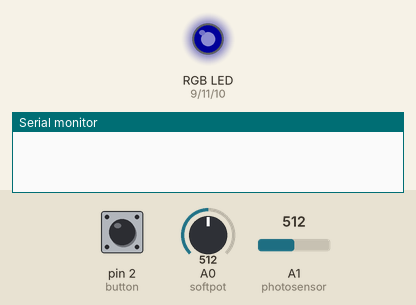
This sketch was run on a simulated Arduino Uno, built with avr-gcc and run on an emulated ATmega328P. Parts: an RGB LED mixed from three pins (HIGH = lit), the last lines printed to the serial monitor. Inputs (shaded band) come from the test bench; at power-on: A0 (softpot) = 512, pin 2 (button) LOW, A1 (photosensor) = 512. Dim RGB values are drawn brighter than linear.

Above: at 1.2 s.
1.3 s: A0 (softpot) set to 716
At 1.8 s:
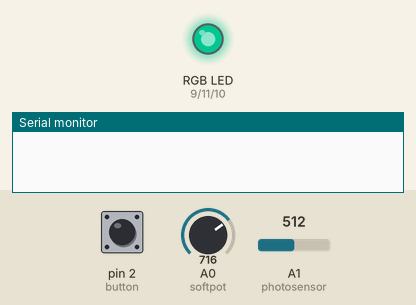
2.8 s: pin 2 (button) pulled HIGH for 0.15 s
At 3.7 s:
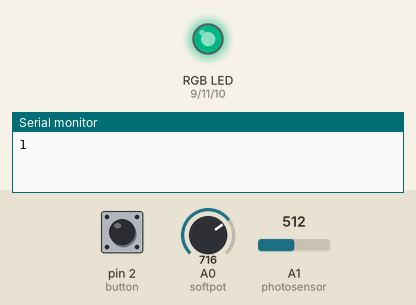
4.4 s: A0 (softpot) set to 511
At 5.4 s:
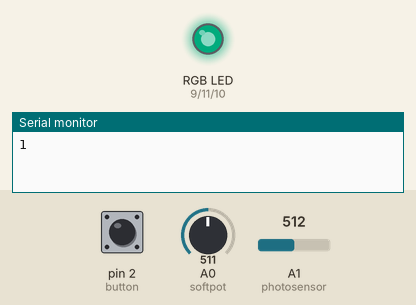
5.9 s: A0 (softpot) set to 0
At 6.5 s:
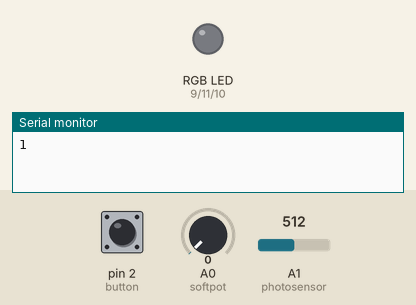
Timing chart, 0 to 8.4 s (numbered marks = the images above; inputs shaded):
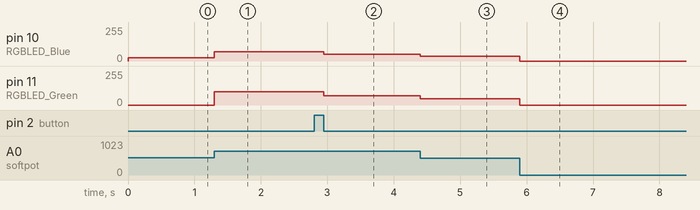

The sketch:

lavalamp.ino
```cpp
// Lava lamp code for HCI (COS 436/ELE 469)

/*
  There are 4 effective LEDs in the circuit controlled by the Arduino
  Uno. One is an RGB LED, one is 2 red LEDs in series, one is a green
  LED, and one is a blue LED. We have created a mapping to control how
  each LED turns on with the softpot.

  Each LED X has 3 associated variables. First, the variable X is the
  number of the pin that will provide the PWM to control the light
  levels from the Arduino. Variable XLO is the value below which the
  LED is off and above which the LED has some current passing through
  it. Variable XHI is the value above which the LED is at maximum
  brightness and below which its brightness is not maximal.
*/

/*
  The RGB LED has three cathodes and a common anode. Each cathode
  corresponds to a color in the LED and is independently
  controllable.
*/

int range = 300;

int RGBLED_Red = 9;
int RGB_R_mid = 100;

int RGBLED_Blue = 10;
int RGB_B_mid = 500;

int RGBLED_Green = 11;
int RGB_G_mid = 900;

int softpot = A0;
int photosensor = A1;
int button = 2;
int color = 0;

int rgb_r, rgb_g, rgb_b;

// brightness ranges from 0 to 1
double brightness = 1.0;

// mode is:
//   0: set color
//   1: set brightness
int mode = 0;

// psthreshold is the least amount of light needed to activate the lights
int psthreshold = 850;

// state variable is:
//    0: off
//    1: on
int state = 1;

int getBrightness(double mid, double cur) {
  int t1 = abs(mid - cur);
  int t2 = abs(mid - (cur - 1024));
  int t3 = abs(mid - (cur + 1024));

  int test1 = min(t1, t2);
  int minimum = min(test1, t3);

  if (minimum > range) return 0.0;

  return 255 * (range - minimum) / range;
}

void setVals(int cur) {
  if (state == 1) {
    rgb_r = getBrightness(RGB_R_mid, cur);
    rgb_g = getBrightness(RGB_G_mid, cur);
    rgb_b = getBrightness(RGB_B_mid, cur);
  }

  writeToLED();
}

void setBrightness(double cur) {
  if (state == 1)
    brightness = cur / 1024;

  writeToLED();
}

void writeToLED() {
  analogWrite(RGBLED_Red, rgb_r * brightness * state);
  analogWrite(RGBLED_Blue, rgb_b * brightness * state);
  analogWrite(RGBLED_Green, rgb_g * brightness * state);
}

void toggleMode() {
  mode = (mode + 1) % 5;
}

void setup() {
  pinMode(RGBLED_Red, OUTPUT);
  pinMode(RGBLED_Blue, OUTPUT);
  pinMode(RGBLED_Green, OUTPUT);
  pinMode(button, INPUT);

  Serial.begin(9600);
}

void loop() {
  // Check to see if there is light in the room using the
  // photoresistor. If so, set the output to 0. Otherwise, use the
  // softpot.
  int current_light = analogRead(photosensor);
  int current_soft = analogRead(softpot);
  int button_state = digitalRead(button);
  /*
  Serial.print(current_light);
  Serial.print("\t");
  Serial.print(current_soft);
  Serial.print("\n");
  */
  if (button_state == HIGH) {
    while (digitalRead(button) == HIGH);
    toggleMode();
    Serial.print(mode);
    Serial.print("\n");
  }

  /*
  //Disable/reenable when lights are on/off
  if (current_light > psthreshold)
    state = 1;
  else
    //state = 0;
    state = 1;
    */

  if (mode == 0) {
    setVals(current_soft);
  } else if (mode == 1) {
    setBrightness(current_soft);
  } else if (mode == 3) {
    color = (color + 1) % 1024;
    setVals((int)color);
  } else if (mode == 4) {
    color = (color + 1) % 2048;
    Serial.print(color);
    Serial.print("\n");
    setVals(color/2);
  }
}
```

Measured:
- after the input at 1.3 s, pin 10 (RGBLED_Blue): 26/255 → 71/255 at once; pin 11 (RGBLED_Green): 0/255 → 98/255 at once
- after the input at 2.8 s, pin 10 (RGBLED_Blue): 71/255 → 49/255 after 0.15 s; pin 11 (RGBLED_Green): 98/255 → 68/255 after 0.15 s
- after the input at 4.4 s, pin 10 (RGBLED_Blue): 49/255 → 35/255 at once; pin 11 (RGBLED_Green): 68/255 → 48/255 at once
- after the input at 5.9 s, pin 10 (RGBLED_Blue): 35/255 → 0/255 at once; pin 11 (RGBLED_Green): 48/255 → 0/255 at once
